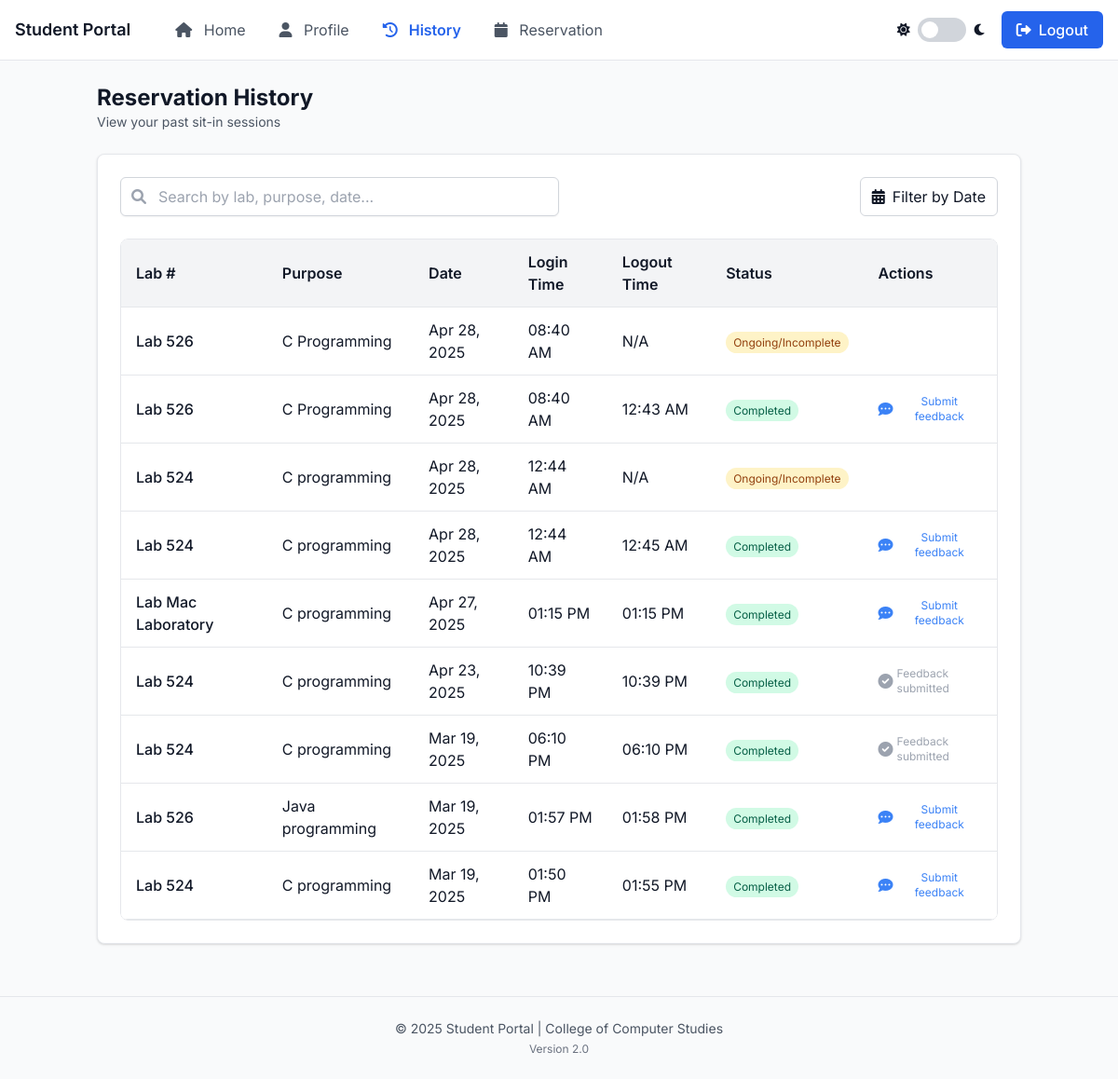
The app's page /history.php (signed in) with its own data.
### tables this page shows
CREATE TABLE `reservations` (
  `id` int(11) NOT NULL,
  `id_number` varchar(50) NOT NULL,
  `name` varchar(100) NOT NULL,
  `sit_in_purpose` varchar(255) NOT NULL,
  `lab_number` varchar(50) NOT NULL,
  `pc_number` varchar(20) DEFAULT NULL,
  `login_time` time NOT NULL,
  `logout_time` time DEFAULT NULL,
  `date` date NOT NULL,
  `has_feedback` tinyint(1) DEFAULT 0,
  `status` varchar(20) DEFAULT 'pending',
  `admin_comments` text DEFAULT NULL,
  `processed_at` timestamp NULL DEFAULT NULL,
  `created_at` timestamp NOT NULL DEFAULT current_timestamp()
);

### history.php (the view, shortened to what this page needs)
<?php
include 'config.php';
$id_number = $_SESSION["username"];
$sql = "SELECT r.*, CASE WHEN f.id IS NOT NULL THEN 1 ELSE 0 END AS has_feedback
        FROM reservations r
        LEFT JOIN feedback f ON r.id = f.reservation_id
        WHERE r.id_number='$id_number'
        ORDER BY r.date DESC, r.login_time DESC";
$result = $conn->query($sql);
$reservations = [];
if ($result->num_rows > 0) {
    while ($row = $result->fetch_assoc()) {
        $reservations[] = $row;
    }
}
?>
<!DOCTYPE html>
<html lang="en" class="light">
<head>
    <link href="https://cdn.jsdelivr.net/npm/tailwindcss@2.2.19/dist/tailwind.min.css" rel="stylesheet">
    <link rel="stylesheet" href="https://cdnjs.cloudflare.com/ajax/libs/font-awesome/6.0.0-beta3/css/all.min.css">
</head>
<body class="min-h-screen flex flex-col">
    <nav class="sticky top-0 z-50 px-4 py-2">
        <div class="max-w-7xl mx-auto flex items-center justify-between">
            <div class="flex items-center">
                <span class="text-lg font-semibold hidden md:block">Student Portal</span>
                <div class="hidden md:flex items-center ml-8 space-x-1">
                    <a href="dashboard.php" class="nav-link">
                        <i class="fas fa-home mr-2"></i> Home
                    </a>
                    <a href="edit_student_info.php" class="nav-link">
                        <i class="fas fa-user mr-2"></i> Profile
                    </a>
                    <a href="history.php" class="nav-link active">
                        <i class="fas fa-history mr-2"></i> History
                    </a>
                    <a href="reservation.php" class="nav-link">
                        <i class="fas fa-calendar mr-2"></i> Reservation
                    </a>
                </div>
            </div>
            <div class="flex items-center space-x-4">
                <div class="flex items-center">
                    <span class="mr-2 text-sm"><i class="fas fa-sun"></i></span>
                    <label class="toggle-switch">
                        <span class="toggle-slider"></span>
                    </label>
                    <span class="ml-2 text-sm"><i class="fas fa-moon"></i></span>
                </div>
                <a href="logout.php" class="btn btn-primary bg-red-500 hover:bg-red-600 hidden md:flex">
                    <i class="fas fa-sign-out-alt mr-2"></i> Logout
                </a>
            </div>
        </div>
    </nav>
    <div class="container mx-auto px-4 py-6 flex-grow">
        <div class="mb-6 fade-in">
            <h1 class="text-2xl font-bold">Reservation History</h1>
            <p class="text-sm text-gray-600 dark:text-gray-400">View your past sit-in sessions</p>
        </div>
        <div class="card fade-in">
            <div class="p-6">
                <div class="flex flex-col md:flex-row justify-between items-center mb-6 gap-4">
                    <div class="w-full md:w-1/2">
                        <div class="relative">
                            <span class="absolute inset-y-0 left-0 flex items-center pl-3">
                                <i class="fas fa-search text-gray-400"></i>
                            </span>
                            <input type="text" id="searchInput"
                                class="search-input w-full pl-10 pr-4 py-2 border rounded-md shadow-sm focus:ring-2 focus:ring-blue-500 focus:border-blue-500"
                                placeholder="Search by lab, purpose, date...">
                        </div>
                    </div>
                    <div class="relative">
                        <button id="filterDateBtn" class="flex items-center px-3 py-2 rounded-md border border-gray-300 dark:border-gray-600 hover:bg-gray-100 dark:hover:bg-gray-700 transition-colors">
                            <i class="fas fa-calendar-alt mr-2"></i> Filter by Date
                        </button>
                    </div>
                </div>
                <div class="overflow-x-auto rounded-lg">
                    <table class="min-w-full border rounded-lg overflow-hidden">
                        <thead>
                            <tr>
                                <th>Lab #</th>
                                <th class="hidden md:table-cell">Purpose</th>
                                <th>Date</th>
                                <th class="hidden md:table-cell">Login Time</th>
                                <th class="hidden md:table-cell">Logout Time</th>
                                <th>Status</th>
                                <th>Actions</th>
                            </tr>
                        </thead>
                        <tbody id="reservationTable">
                            <?php if (empty($reservations)): ?>
                                <tr>
                                    <td colspan="7" class="py-8 text-center">
                                        <div class="flex flex-col items-center">
                                            <i class="fas fa-calendar-times text-4xl mb-4 text-gray-300 dark:text-gray-600"></i>
                                            <p class="text-lg font-medium">No sit-in history found</p>
                                            <p class="text-sm text-gray-500 dark:text-gray-400 mb-4">Your previous lab sessions will appear here</p>
                                            <a href="reservation.php" class="btn btn-primary">
                                                Create a New Reservation
                                            </a>
                                        </div>
                                    </td>
                                </tr>
                            <?php else: ?>
                                <?php foreach ($reservations as $index => $reservation):
                                    $hasLogout = !empty($reservation['logout_time']) && $reservation['logout_time'] != '00:00:00';
                                    $status = $hasLogout ? 'Completed' : 'Ongoing/Incomplete';
                                    $statusClass = $hasLogout ? 'bg-green-100 text-green-800 dark:bg-green-900/30 dark:text-green-200' : 'bg-yellow-100 text-yellow-800 dark:bg-yellow-900/30 dark:text-yellow-200';
                                    $reservationDate = date('Y-m-d', strtotime($reservation['date']));
                                    $hasFeedback = isset($reservation['has_feedback']) && $reservation['has_feedback'] == 1;
                                ?>
                                    <tr class="reservation-row" data-date="<?php echo $reservationDate; ?>">
                                        <td>
                                            <span class="font-medium">Lab <?php echo htmlspecialchars($reservation['lab_number']); ?></span>
                                        </td>
                                        <td class="hidden md:table-cell">
                                            <?php echo htmlspecialchars($reservation['sit_in_purpose']); ?>
                                        </td>
                                        <td>
                                            <?php echo date('M d, Y', strtotime($reservation['date'])); ?>
                                        </td>
                                        <td class="hidden md:table-cell">
                                            <?php echo date('h:i A', strtotime($reservation['login_time'])); ?>
                                        </td>
                                        <td class="hidden md:table-cell">
                                            <?php echo $hasLogout ? date('h:i A', strtotime($reservation['logout_time'])) : 'N/A'; ?>
                                        </td>
                                        <td>
                                            <span class="px-2 py-1 rounded-full text-xs <?php echo $statusClass; ?>">
                                                <?php echo $status; ?>
                                            </span>
                                        </td>
                                        <td>
                                            <?php if ($hasLogout): ?>
                                                <?php if ($hasFeedback): ?>
                                                    <span class="text-gray-400 flex items-center" title="Feedback submitted">
                                                        <i class="fas fa-check-circle"></i>
                                                        <span class="ml-1 hidden sm:inline text-xs">Feedback submitted</span>
                                                    </span>
                                                <?php else: ?>
                                                    <button onclick="openFeedbackModal(<?php echo htmlspecialchars($reservation['id']); ?>, '<?php echo htmlspecialchars($reservation['lab_number']); ?>', '<?php echo date('M d, Y', strtotime($reservation['date'])); ?>')"
                                                        class="text-blue-500 hover:text-blue-700 flex items-center" title="Leave Feedback">
                                                        <i class="fas fa-comment-dots"></i>
                                                        <span class="ml-1 hidden sm:inline text-xs">Submit feedback</span>
                                                    </button>
                                                <?php endif; ?>
                                            <?php endif; ?>
                                        </td>
                                    </tr>
                                <?php endforeach; ?>
                            <?php endif; ?>
                        </tbody>
                    </table>
                </div>
            </div>
        </div>
    </div>
    <footer class="mt-8 py-6 border-t border-gray-200 dark:border-gray-800">
        <div class="container mx-auto px-4">
            <div class="text-center">
                <p class="text-sm text-gray-600 dark:text-gray-400">
                    &copy; <?php echo date('Y'); ?> Student Portal | College of Computer Studies
                </p>
                <p class="text-xs text-gray-500 dark:text-gray-500 mt-1">
                    Version 2.0
                </p>
            </div>
        </div>
    </footer>
</body>
</html>

### history.php (style rules this page uses)
:root { --bg-primary: #f9fafb; --bg-secondary: #f3f4f6; --text-primary: #111827; --text-secondary: #4b5563; --accent-color: #2563eb; --accent-hover: #1d4ed8; --accent-light: #dbeafe; --card-bg: #ffffff; --card-border: #e5e7eb; --nav-bg: #ffffff; --nav-border: #e5e7eb; --button-bg: #2563eb; --button-hover: #1d4ed8; --button-text: #ffffff; --input-border: #d1d5db; --input-bg: #ffffff; --shadow-sm: 0 1px 2px 0 rgba(0, 0, 0, 0.05); --shadow: 0 1px 3px 0 rgba(0, 0, 0, 0.1), 0 1px 2px 0 rgba(0, 0, 0, 0.06); --shadow-md: 0 4px 6px -1px rgba(0, 0, 0, 0.1), 0 2px 4px -1px rgba(0, 0, 0, 0.06); --red: #ef4444; --green: #10b981; --yellow: #f59e0b; --table-header-bg: #f3f4f6; --table-bg: #ffffff; --table-border: #e5e7eb; --table-row-hover: #f9fafb; }
body { background-color: var(--bg-primary); color: var(--text-primary); transition: background-color 0.3s, color 0.3s; font-family: 'Inter', -apple-system, BlinkMacSystemFont, 'Segoe UI', Roboto, sans-serif; }
.card { background-color: var(--card-bg); border: 1px solid var(--card-border); border-radius: 0.5rem; box-shadow: var(--shadow); transition: all 0.3s ease; }
nav { background-color: var(--nav-bg); border-bottom: 1px solid var(--nav-border); }
.nav-link { color: var(--text-secondary); padding: 0.75rem 1rem; border-radius: 0.375rem; transition: all 0.2s; }
.nav-link.active { color: var(--accent-color); font-weight: 600; }
.btn { padding: 0.5rem 1rem; border-radius: 0.375rem; transition: all 0.2s; font-weight: 500; display: inline-flex; align-items: center; justify-content: center; }
.btn-primary { background-color: var(--button-bg); color: var(--button-text); }
.toggle-switch { position: relative; display: inline-block; width: 52px; height: 26px; }
.toggle-slider { position: absolute; cursor: pointer; top: 0; left: 0; right: 0; bottom: 0; background-color: var(--input-border); transition: .4s; border-radius: 34px; }
.toggle-slider:before { position: absolute; content: ""; height: 18px; width: 18px; left: 4px; bottom: 4px; background-color: white; transition: .4s; border-radius: 50%; }
table { width: 100%; border-collapse: separate; border-spacing: 0; }
table thead { background-color: var(--table-header-bg); }
table th { font-weight: 600; text-align: left; padding: 0.75rem 1rem; border-bottom: 1px solid var(--table-border); }
table td { padding: 0.75rem 1rem; border-bottom: 1px solid var(--table-border); vertical-align: middle; }
table tbody tr { background-color: var(--table-bg); transition: background-color 0.2s; }
.search-input { background-color: var(--input-bg); border: 1px solid var(--input-border); color: var(--text-primary); }
.fade-in { animation: fadeIn 0.3s ease-out forwards; }

### records on screen
reservations: lab_number "526", sit_in_purpose "C Programming", date "Apr 28, 2025", login_time "08:40 AM", shows "N/A", logout_time "Ongoing/Incomplete"
reservations: lab_number "526", sit_in_purpose "C Programming", date "Apr 28, 2025", login_time "08:40 AM", logout_time "12:43 AM", logout_time "Completed"
reservations: lab_number "524", sit_in_purpose "C programming", date "Apr 28, 2025", login_time "12:44 AM", shows "N/A", logout_time "Ongoing/Incomplete"
reservations: lab_number "524", sit_in_purpose "C programming", date "Apr 28, 2025", login_time "12:44 AM", logout_time "12:45 AM", logout_time "Completed"
reservations: lab_number "Mac Laboratory", sit_in_purpose "C programming", date "Apr 27, 2025", login_time "01:15 PM", logout_time "01:15 PM", logout_time "Completed"
reservations: lab_number "524", sit_in_purpose "C programming", date "Apr 23, 2025", login_time "10:39 PM", logout_time "10:39 PM", logout_time "Completed", shows "Feedback submitted"
reservations: lab_number "524", sit_in_purpose "C programming", date "Mar 19, 2025", login_time "06:10 PM", logout_time "06:10 PM", logout_time "Completed", shows "Feedback submitted"
reservations: lab_number "526", sit_in_purpose "Java programming", date "Mar 19, 2025", login_time "01:57 PM", logout_time "01:58 PM", logout_time "Completed"
reservations: lab_number "524", sit_in_purpose "C programming", date "Mar 19, 2025", login_time "01:50 PM", logout_time "01:55 PM", logout_time "Completed"
